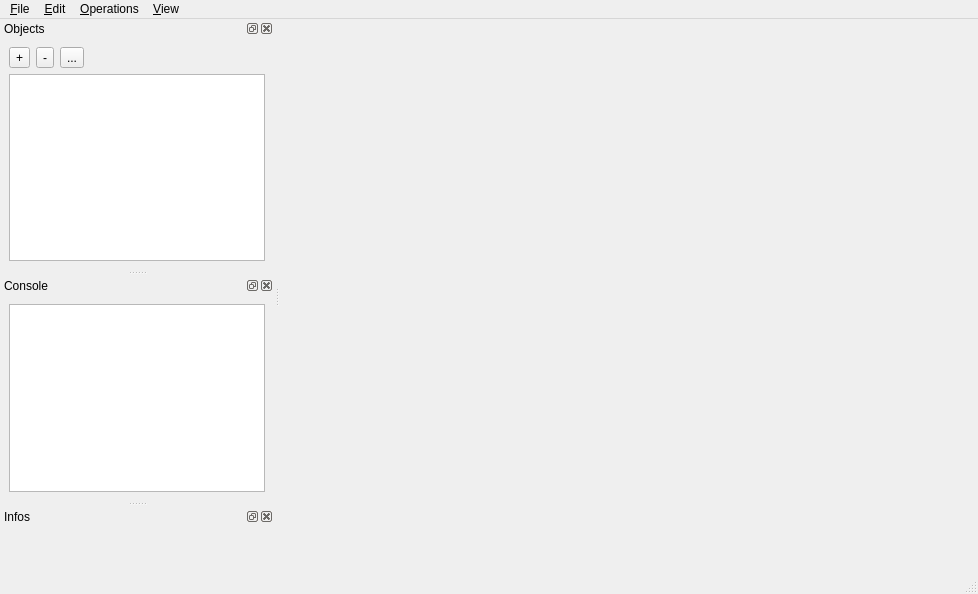
<?xml version="1.0" encoding="UTF-8"?>
<ui version="4.0">
 <class>MainWindow</class>
 <widget class="QMainWindow" name="MainWindow">
  <property name="geometry">
   <rect>
    <x>0</x>
    <y>0</y>
    <width>978</width>
    <height>594</height>
   </rect>
  </property>
  <property name="windowTitle">
   <string>CGAL 3D mesh generator demo</string>
  </property>
  <property name="windowIcon">
   <iconset resource="Mesh_3.qrc">
    <normaloff>:/cgal/icons/resources/cgal_logo.xpm</normaloff>:/cgal/icons/resources/cgal_logo.xpm</iconset>
  </property>
  <widget class="QWidget" name="centralwidget">
   <layout class="QVBoxLayout" name="verticalLayout_2">
    <item>
     <widget class="Viewer" name="viewer" native="true">
      <property name="sizePolicy">
       <sizepolicy hsizetype="Preferred" vsizetype="Preferred">
        <horstretch>0</horstretch>
        <verstretch>1</verstretch>
       </sizepolicy>
      </property>
     </widget>
    </item>
   </layout>
  </widget>
  <widget class="QMenuBar" name="menubar">
   <property name="geometry">
    <rect>
     <x>0</x>
     <y>0</y>
     <width>978</width>
     <height>22</height>
    </rect>
   </property>
   <widget class="QMenu" name="menuFile">
    <property name="title">
     <string>&amp;File</string>
    </property>
    <addaction name="actionLoad"/>
    <addaction name="actionErase"/>
    <addaction name="actionEraseAll"/>
    <addaction name="actionDuplicate"/>
    <addaction name="actionSaveAs"/>
    <addaction name="separator"/>
    <addaction name="actionQuit"/>
   </widget>
   <widget class="QMenu" name="menuEdit">
    <property name="title">
     <string>&amp;Edit</string>
    </property>
    <addaction name="actionShowHide"/>
    <addaction name="actionSetPolyhedronA"/>
    <addaction name="actionSetPolyhedronB"/>
   </widget>
   <widget class="QMenu" name="menuOperations">
    <property name="title">
     <string>&amp;Operations</string>
    </property>
    <widget class="QMenu" name="menuGlobalOptimization">
     <property name="title">
      <string>Global optimization</string>
     </property>
     <addaction name="actionOdt"/>
     <addaction name="actionLloyd"/>
    </widget>
    <widget class="QMenu" name="menuSliverRemoval">
     <property name="title">
      <string>Sliver removal</string>
     </property>
     <addaction name="actionPerturb"/>
     <addaction name="actionExude"/>
    </widget>
    <addaction name="actionMeshing"/>
    <addaction name="separator"/>
    <addaction name="menuGlobalOptimization"/>
    <addaction name="menuSliverRemoval"/>
   </widget>
   <widget class="QMenu" name="menuView">
    <property name="title">
     <string>&amp;View</string>
    </property>
    <widget class="QMenu" name="menuDockWindows">
     <property name="title">
      <string>Dock windows</string>
     </property>
     <addaction name="dummyAction"/>
    </widget>
    <addaction name="actionAntiAliasing"/>
    <addaction name="actionDraw_two_sides"/>
    <addaction name="menuDockWindows"/>
   </widget>
   <addaction name="menuFile"/>
   <addaction name="menuEdit"/>
   <addaction name="menuOperations"/>
   <addaction name="menuView"/>
  </widget>
  <widget class="QStatusBar" name="statusbar"/>
  <widget class="QDockWidget" name="sceneDockWidget">
   <property name="locale">
    <locale language="English" country="UnitedStates"/>
   </property>
   <property name="windowTitle">
    <string>Objects</string>
   </property>
   <attribute name="dockWidgetArea">
    <number>1</number>
   </attribute>
   <widget class="QWidget" name="dockWidgetContent">
    <layout class="QGridLayout" name="gridLayout_2">
     <item row="0" column="0">
      <layout class="QVBoxLayout" name="verticalLayout">
       <item>
        <layout class="QHBoxLayout" name="horizontalLayout">
         <item>
          <widget class="QToolButton" name="addButton">
           <property name="text">
            <string>+</string>
           </property>
           <property name="icon">
            <iconset resource="Mesh_3.qrc">
             <normaloff>:/cgal/icons/plus</normaloff>:/cgal/icons/plus</iconset>
           </property>
          </widget>
         </item>
         <item>
          <widget class="QToolButton" name="removeButton">
           <property name="text">
            <string>-</string>
           </property>
           <property name="icon">
            <iconset resource="Mesh_3.qrc">
             <normaloff>:/cgal/icons/minus</normaloff>:/cgal/icons/minus</iconset>
           </property>
          </widget>
         </item>
         <item>
          <widget class="QToolButton" name="duplicateButton">
           <property name="text">
            <string>...</string>
           </property>
           <property name="icon">
            <iconset resource="Mesh_3.qrc">
             <normaloff>:/cgal/icons/duplicate</normaloff>:/cgal/icons/duplicate</iconset>
           </property>
          </widget>
         </item>
         <item>
          <spacer name="horizontalSpacer">
           <property name="orientation">
            <enum>Qt::Horizontal</enum>
           </property>
           <property name="sizeHint" stdset="0">
            <size>
             <width>40</width>
             <height>20</height>
            </size>
           </property>
          </spacer>
         </item>
        </layout>
       </item>
       <item>
        <widget class="QTreeView" name="treeView">
         <property name="editTriggers">
          <set>QAbstractItemView::DoubleClicked|QAbstractItemView::EditKeyPressed|QAbstractItemView::SelectedClicked</set>
         </property>
         <property name="alternatingRowColors">
          <bool>true</bool>
         </property>
         <property name="indentation">
          <number>0</number>
         </property>
        </widget>
       </item>
      </layout>
     </item>
    </layout>
   </widget>
  </widget>
  <widget class="QDockWidget" name="consoleDockWidget">
   <property name="allowedAreas">
    <set>Qt::BottomDockWidgetArea|Qt::LeftDockWidgetArea|Qt::TopDockWidgetArea</set>
   </property>
   <property name="windowTitle">
    <string>Console</string>
   </property>
   <attribute name="dockWidgetArea">
    <number>1</number>
   </attribute>
   <widget class="QWidget" name="dockWidgetContents">
    <layout class="QVBoxLayout" name="verticalLayout_3">
     <item>
      <widget class="QTextEdit" name="consoleTextEdit">
       <property name="font">
        <font>
         <pointsize>11</pointsize>
        </font>
       </property>
       <property name="readOnly">
        <bool>true</bool>
       </property>
      </widget>
     </item>
    </layout>
   </widget>
  </widget>
  <widget class="QDockWidget" name="infoDockWidget">
   <property name="windowTitle">
    <string>Infos</string>
   </property>
   <attribute name="dockWidgetArea">
    <number>1</number>
   </attribute>
   <widget class="QWidget" name="dockWidgetContents_2">
    <layout class="QHBoxLayout" name="horizontalLayout_2">
     <item>
      <layout class="QVBoxLayout" name="verticalLayout_4" stretch="0,0">
       <property name="spacing">
        <number>0</number>
       </property>
       <item>
        <widget class="QLabel" name="infoLabel">
         <property name="lineWidth">
          <number>0</number>
         </property>
         <property name="alignment">
          <set>Qt::AlignLeading|Qt::AlignLeft|Qt::AlignTop</set>
         </property>
        </widget>
       </item>
       <item>
        <widget class="QLabel" name="displayLabel">
         <property name="text">
          <string/>
         </property>
        </widget>
       </item>
      </layout>
     </item>
    </layout>
   </widget>
  </widget>
  <action name="actionQuit">
   <property name="text">
    <string>&amp;Quit</string>
   </property>
   <property name="shortcut">
    <string>Ctrl+Q</string>
   </property>
  </action>
  <action name="actionSimplify">
   <property name="text">
    <string>&amp;Simplification</string>
   </property>
  </action>
  <action name="actionCatmullClark">
   <property name="text">
    <string>&amp;Catmull-Clark</string>
   </property>
  </action>
  <action name="actionKernel">
   <property name="text">
    <string>&amp;Kernel</string>
   </property>
  </action>
  <action name="actionUnion">
   <property name="text">
    <string>&amp;Union</string>
   </property>
   <property name="shortcut">
    <string>Ctrl+O, U</string>
   </property>
  </action>
  <action name="actionIntersection">
   <property name="text">
    <string>&amp;Intersection</string>
   </property>
   <property name="shortcut">
    <string>Ctrl+O, I</string>
   </property>
  </action>
  <action name="actionDifference">
   <property name="text">
    <string>&amp;Difference</string>
   </property>
   <property name="shortcut">
    <string>Ctrl+O, D</string>
   </property>
  </action>
  <action name="actionFitPlane">
   <property name="text">
    <string>Fit &amp;plane</string>
   </property>
  </action>
  <action name="actionFitLine">
   <property name="text">
    <string>Fit &amp;line</string>
   </property>
  </action>
  <action name="actionEstimateCurvature">
   <property name="text">
    <string>&amp;Curvature estimation</string>
   </property>
  </action>
  <action name="actionLoad">
   <property name="icon">
    <iconset resource="Mesh_3.qrc">
     <normaloff>:/cgal/icons/plus</normaloff>:/cgal/icons/plus</iconset>
   </property>
   <property name="text">
    <string>&amp;Load...</string>
   </property>
   <property name="shortcut">
    <string>Ctrl+L</string>
   </property>
  </action>
  <action name="actionErase">
   <property name="icon">
    <iconset resource="Mesh_3.qrc">
     <normaloff>:/cgal/icons/minus</normaloff>:/cgal/icons/minus</iconset>
   </property>
   <property name="text">
    <string>&amp;Erase</string>
   </property>
   <property name="shortcut">
    <string>Del</string>
   </property>
  </action>
  <action name="actionDuplicate">
   <property name="icon">
    <iconset resource="Mesh_3.qrc">
     <normaloff>:/cgal/icons/duplicate</normaloff>:/cgal/icons/duplicate</iconset>
   </property>
   <property name="text">
    <string>&amp;Duplicate</string>
   </property>
   <property name="shortcut">
    <string>Ctrl+D</string>
   </property>
  </action>
  <action name="actionSqrt3">
   <property name="text">
    <string>&amp;Sqrt3</string>
   </property>
  </action>
  <action name="actionAntiAliasing">
   <property name="checkable">
    <bool>true</bool>
   </property>
   <property name="text">
    <string>&amp;Antialiasing</string>
   </property>
  </action>
  <action name="dummyAction">
   <property name="text">
    <string>n/a</string>
   </property>
  </action>
  <action name="actionConvexHull">
   <property name="text">
    <string>&amp;Convex hull</string>
   </property>
  </action>
  <action name="actionEraseAll">
   <property name="text">
    <string>&amp;Erase all</string>
   </property>
  </action>
  <action name="actionOptions">
   <property name="text">
    <string>&amp;Options...</string>
   </property>
  </action>
  <action name="actionLoop">
   <property name="text">
    <string>&amp;Loop</string>
   </property>
  </action>
  <action name="actionSaveAs">
   <property name="text">
    <string>Save &amp;as...</string>
   </property>
  </action>
  <action name="actionSave">
   <property name="text">
    <string>&amp;Save</string>
   </property>
  </action>
  <action name="actionSaveAll">
   <property name="text">
    <string>Save a&amp;ll</string>
   </property>
  </action>
  <action name="actionMergeAll">
   <property name="text">
    <string>Mer&amp;ge all</string>
   </property>
  </action>
  <action name="actionMerge">
   <property name="text">
    <string>&amp;Merge</string>
   </property>
  </action>
  <action name="actionSelfIntersection">
   <property name="text">
    <string>Self-&amp;intersection</string>
   </property>
  </action>
  <action name="actionSelectAll">
   <property name="text">
    <string>Select &amp;all</string>
   </property>
  </action>
  <action name="actionSelectNone">
   <property name="text">
    <string>Select &amp;none</string>
   </property>
  </action>
  <action name="actionSelectInvert">
   <property name="text">
    <string>&amp;Invert selection</string>
   </property>
  </action>
  <action name="actionShowHide">
   <property name="text">
    <string>Show/Hide</string>
   </property>
   <property name="shortcut">
    <string>Ctrl+Space</string>
   </property>
  </action>
  <action name="actionSetPolyhedronA">
   <property name="text">
    <string>Set polyhedron A</string>
   </property>
   <property name="shortcut">
    <string>Ctrl+A</string>
   </property>
  </action>
  <action name="actionSetPolyhedronB">
   <property name="text">
    <string>Set polyhedron B</string>
   </property>
   <property name="shortcut">
    <string>Ctrl+B</string>
   </property>
  </action>
  <action name="actionInsideOut">
   <property name="text">
    <string>Inside-out</string>
   </property>
  </action>
  <action name="actionMeshing">
   <property name="text">
    <string>Create a tetrahedral mesh</string>
   </property>
  </action>
  <action name="actionMVC">
   <property name="text">
    <string>Mean value coordinates</string>
   </property>
  </action>
  <action name="actionDCP">
   <property name="text">
    <string>Discrete conformal maps</string>
   </property>
  </action>
  <action name="actionExplode">
   <property name="text">
    <string>Explode</string>
   </property>
  </action>
  <action name="actionToNef">
   <property name="text">
    <string>Convert to nef polyhedron</string>
   </property>
  </action>
  <action name="actionToPoly">
   <property name="text">
    <string>Convert to normal polyhedron</string>
   </property>
  </action>
  <action name="actionDraw_two_sides">
   <property name="checkable">
    <bool>true</bool>
   </property>
   <property name="text">
    <string>Draw two sides</string>
   </property>
  </action>
  <action name="actionOdt">
   <property name="text">
    <string>Odt-smoothing</string>
   </property>
  </action>
  <action name="actionLloyd">
   <property name="text">
    <string>Lloyd-smoothing</string>
   </property>
  </action>
  <action name="actionPerturb">
   <property name="text">
    <string>Sliver perturbation</string>
   </property>
  </action>
  <action name="actionExude">
   <property name="text">
    <string>Sliver exudation</string>
   </property>
  </action>
  <action name="actionToto">
   <property name="text">
    <string>toto</string>
   </property>
  </action>
 </widget>
 <customwidgets>
  <customwidget>
   <class>Viewer</class>
   <extends>QWidget</extends>
   <header>CGAL_demo/Viewer.h</header>
  </customwidget>
 </customwidgets>
 <resources>
  <include location="Mesh_3.qrc"/>
 </resources>
 <connections/>
</ui>
